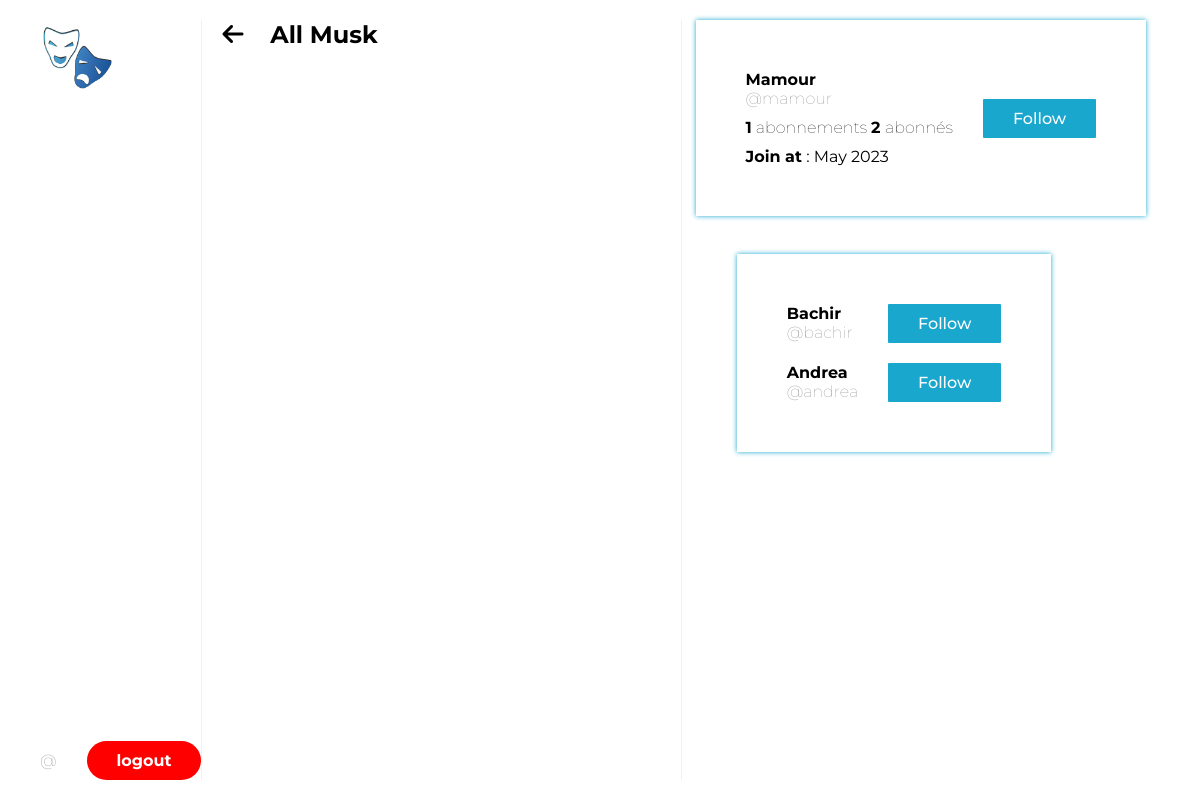
The app's page /user/mamour with its own data.
### server.py (models this page shows, shortened)
class User(UserMixin, db.Model):
    id = db.Column(db.Integer, primary_key=True)
    username = db.Column(db.String, nullable=False)
    email = db.Column(db.String, nullable=False)
    password = db.Column(db.String, nullable=False)
    created_at = db.Column(db.DateTime, nullable=False, default=datetime.now)
    following = db.relationship('User',
                               secondary='followers',
                               primaryjoin='user.c.id==followers.c.follower_id',
                               secondaryjoin='user.c.id==followers.c.followed_id',
                               backref='follower',
    )
    tweet = db.relationship('Tweet', backref='author')
    comments = db.relationship('Comment', backref='author')
    def count_follower(self):
        return len(self.follower)
    def count_following(self):
        return len(self.following)
    def is_followed_by(self,user_id):
        return any(user.id == user_id for user in self.follower)

### server.py (the view)
@app.route('/user/<string:username>')
def profile(username):
    user = User.query.filter_by(username=username).first()
    if user == current_user:
        return render_template('show_my_profile_page.html', user=user)
    return render_template('show_user_profile_page.html', user=user)

### templates/show_user_profile_page.html (shortened to what this page needs)
{% extends 'base.html' %}
{% block content %}
    <div class="wrapper">
        <section id="profile-section">
            <div class="logo">
                <img src="../../static/images/musk-logo.png" alt="">
            </div>
            <div class="profile">
                <p>
                    <a href="{{ url_for('profile', username=current_user.username) }}" style="font-weight: lighter; color: #11111185;">@{{ current_user.username }}</a>
                </p>
                <a href="{{ url_for('logout') }}" class="btn logout-btn">Logout</a>
            </div>
        </section>
        <section id="tweet-section">
            <div style="position: absolute; top: 0px; left: 20px;">
                 <h2>
                    <a href="{{ url_for('show_all_tweet') }}">
                        <i class="fa-solid fa-arrow-left" style="margin-right: 20px;"></i> All Musk
                    </a>
                </h2>
            </div>
        </section>
        <section id="action-section" style="flex: 3;">
            <div class="profile">
                <p>
                    <span style="text-transform: capitalize; font-weight: bold; display: block;">{{ user.username }}</span>
                    <a href="{{ url_for('profile', username=user.username) }}" style="font-weight: lighter; color: #11111185;">@{{ user.username }}</a>
                    <span style="display: block; font-weight: lighter; margin: 10px 0px;"><strong>{{user.count_following()}}</strong> abonnements  <strong>{{user.count_follower()}} </strong>abonnés</span>
                    <span style="display: block;"><strong>Join at</strong> : {{user.created_at.strftime('%B %Y')}}</span>
                </p>
                {% if user.is_followed_by(current_user.id) %}
                    <a href="{{url_for('unfollow', username=user.username)}}" class="btn follow-btn" style="background-color: red;">Unfollow</a>
                {% else %}
                    <a href="{{url_for('follow', username=user.username)}}" class="btn follow-btn" style="background-color: #19A7CE;">Follow</a>
                {% endif %}
            </div>
            <br>
            <br>
            <div class="follower-group" style="margin-left: 55px;">
                {% for follower in user.follower %}
                    {% if not current_user == follower %}
                        <div class="follower">
                            <p>
                                <span style="text-transform: capitalize; font-weight: bold; display: block;">{{ follower.username }}</span>
                                <a href="{{ url_for('profile', username=follower.username) }}" style="font-weight: lighter; color: #11111185;">@{{ follower.username }}</a>
                            </p>
                            {% if follower.is_followed_by(current_user.id) %}
                                <a href="{{url_for('unfollow', username=follower.username)}}" class="btn follow-btn" style="background-color: red;">Unfollow</a>
                            {% else %}
                                <a href="{{url_for('follow', username=follower.username)}}" class="btn follow-btn" style="background-color: #19A7CE;">Follow</a>
                            {% endif %}
                        </div>
                    {% endif %}
                {% endfor %}
            </div>
        </section>
    </div>
{% endblock %}

### templates/base.html (style rules this page uses)
* { padding: 0; margin: 0; box-sizing: border-box; }
body { font-family: 'Montserrat', sans-serif; overflow: hidden; }
a { color: inherit; text-decoration: none; }
.btn { padding: 10px 30px; border-radius: 20px; color: #fff; font-weight: 500; }
.wrapper { height: 100%; width: 100%; display: flex; padding: 20px 40px; }
#profile-section { flex: 1; display: flex; flex-direction: column; justify-content: space-between; }
.profile { display: flex; align-items: center; }
.profile p { margin-right: 30px; }
.logout-btn { background-color: #ff0000; font-weight: bold; text-transform: lowercase; }
.logo { width: 75px; height: 75px; }
.logo img { max-width: 100%; height: auto; }
#tweet-section { flex: 3; padding-top: 70px; border-left: .5px solid #f1f1f1; border-right: .5px solid #f1f1f1; position: relative; overflow: scroll; }
#action-section { flex: 2; }
#action-section .profile { width: fit-content; margin: auto; padding: 50px; box-shadow: 0px 0px 5px #19A7CE; }
#action-section .follower-group { width: fit-content; margin: auto; padding: 50px; box-shadow: 0px 0px 5px #19A7CE; }
#action-section .follower { display: flex; justify-content: space-between; margin-bottom: 20px; }
#action-section .follower:last-child { margin-bottom: 0px; }
#action-section .profile p { margin-right: 0px; }
.follow-btn { padding: 10px 30px; border-radius: 1px; margin-left: 30px; }

### records on screen
User: username "Mamour", username "mamour", created_at "May 2023"
User: username "Bachir", username "bachir"
User: username "Andrea", username "andrea"

### other values on screen
{{ user.count_following() }} "1"
{{ user.count_follower() }} "2"
